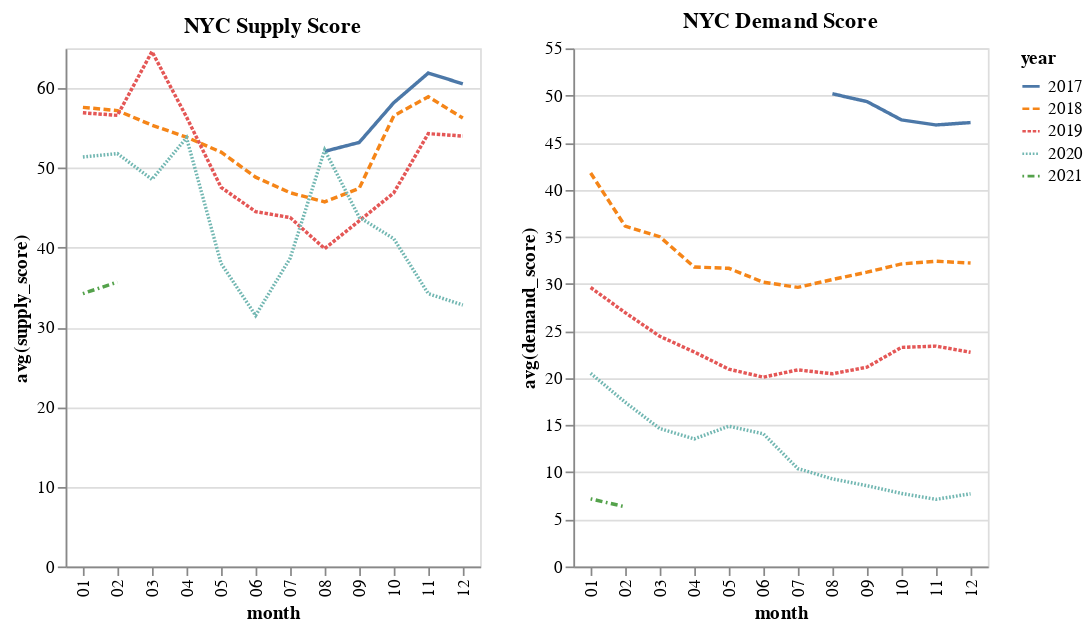

This figure's notebook cell:
### Code cell
sup_nyc = alt.Chart(avg_hotness_nyc).mark_line().encode(
    x='month',
    y='avg(supply_score)',
    color='year',
    strokeDash='year',
).properties(title='NYC Supply Score')

dem_nyc = alt.Chart(avg_hotness_nyc).mark_line().encode(
    x='month',
    y='avg(demand_score)',
    color='year',
    strokeDash='year',
).properties(title='NYC Demand Score')

alt.hconcat(
   sup_nyc,
   dem_nyc,
)

### Figure 1 — Vega-Lite specification as saved in the notebook (floating-point values rounded to 4 significant figures)
{"config": {"view": {"continuousWidth": 400, "continuousHeight": 300}}, "hconcat": [{"mark": "line", "encoding": {"color": {"type": "nominal", "field": "year"}, "strokeDash": {"type": "nominal", "field": "year"}, "x": {"type": "nominal", "field": "month"}, "y": {"type": "quantitative", "field": "avg(supply_score)"}}, "title": "NYC Supply Score"}, {"mark": "line", "encoding": {"color": {"type": "nominal", "field": "year"}, "strokeDash": {"type": "nominal", "field": "year"}, "x": {"type": "nominal", "field": "month"}, "y": {"type": "quantitative", "field": "avg(demand_score)"}}, "title": "NYC Demand Score"}], "data": {"name": "data-251da2a39c96518dc3b432b5fbaae9cf"}, "$schema": "https://vega.github.io/schema/vega-lite/v4.8.1.json", "datasets": {"data-251da2a39c96518dc3b432b5fbaae9cf": [{"month": "08", "year": "2017", "avg(hotness_score)": 51.13, "avg(supply_score)": 52.08, "avg(demand_score)": 50.18}, {"month": "09", "year": "2017", "avg(hotness_score)": 51.27, "avg(supply_score)": 53.2, "avg(demand_score)": 49.35}, {"month": "10", "year": "2017", "avg(hotness_score)": 52.79, "avg(supply_score)": 58.18, "avg(demand_score)": 47.4}, {"month": "11", "year": "2017", "avg(hotness_score)": 54.39, "avg(supply_score)": 61.91, "avg(demand_score)": 46.87}, {"month": "12", "year": "2017", "avg(hotness_score)": 53.83, "avg(supply_score)": 60.55, "avg(demand_score)": 47.12}, {"month": "01", "year": "2018", "avg(hotness_score)": 49.68, "avg(supply_score)": 57.6, "avg(demand_score)": 41.77}, {"month": "02", "year": "2018", "avg(hotness_score)": 46.66, "avg(supply_score)": 57.19, "avg(demand_score)": 36.13}, {"month": "03", "year": "2018", "avg(hotness_score)": 45.19, "avg(supply_score)": 55.36, "avg(demand_score)": 35.01}, {"month": "04", "year": "2018", "avg(hotness_score)": 42.82, "avg(supply_score)": 53.85, "avg(demand_score)": 31.79}, {"month": "05", "year": "2018", "avg(hotness_score)": 41.82, "avg(supply_score)": 51.98, "avg(demand_score)": 31.65}, {"month": "06", "year": "2018", "avg(hotness_score)": 39.51, "avg(supply_score)": 48.84, "avg(demand_score)": 30.17}, {"month": "07", "year": "2018", "avg(hotness_score)": 38.25, "avg(supply_score)": 46.88, "avg(demand_score)": 29.63}, {"month": "08", "year": "2018", "avg(hotness_score)": 38.1, "avg(supply_score)": 45.74, "avg(demand_score)": 30.46}, {"month": "09", "year": "2018", "avg(hotness_score)": 39.34, "avg(supply_score)": 47.44, "avg(demand_score)": 31.24}, {"month": "10", "year": "2018", "avg(hotness_score)": 44.32, "avg(supply_score)": 56.54, "avg(demand_score)": 32.11}, {"month": "11", "year": "2018", "avg(hotness_score)": 45.67, "avg(supply_score)": 58.93, "avg(demand_score)": 32.4}, {"month": "12", "year": "2018", "avg(hotness_score)": 44.23, "avg(supply_score)": 56.25, "avg(demand_score)": 32.21}, {"month": "01", "year": "2019", "avg(hotness_score)": 43.27, "avg(supply_score)": 56.92, "avg(demand_score)": 29.61}, {"month": "02", "year": "2019", "avg(hotness_score)": 41.77, "avg(supply_score)": 56.59, "avg(demand_score)": 26.95}, {"month": "03", "year": "2019", "avg(hotness_score)": 44.52, "avg(supply_score)": 64.6, "avg(demand_score)": 24.44}, {"month": "04", "year": "2019", "avg(hotness_score)": 39.58, "avg(supply_score)": 56.39, "avg(demand_score)": 22.77}, {"month": "05", "year": "2019", "avg(hotness_score)": 34.26, "avg(supply_score)": 47.57, "avg(demand_score)": 20.94}, {"month": "06", "year": "2019", "avg(hotness_score)": 32.3, "avg(supply_score)": 44.52, "avg(demand_score)": 20.09}, {"month": "07", "year": "2019", "avg(hotness_score)": 32.32, "avg(supply_score)": 43.77, "avg(demand_score)": 20.87}, {"month": "08", "year": "2019", "avg(hotness_score)": 30.16, "avg(supply_score)": 39.87, "avg(demand_score)": 20.45}, {"month": "09", "year": "2019", "avg(hotness_score)": 32.26, "avg(supply_score)": 43.36, "avg(demand_score)": 21.16}, {"month": "10", "year": "2019", "avg(hotness_score)": 35.06, "avg(supply_score)": 46.86, "avg(demand_score)": 23.25}, {"month": "11", "year": "2019", "avg(hotness_score)": 38.85, "avg(supply_score)": 54.3, "avg(demand_score)": 23.39}, {"month": "12", "year": "2019", "avg(hotness_score)": 38.36, "avg(supply_score)": 54.0, "avg(demand_score)": 22.73}, {"month": "01", "year": "2020", "avg(hotness_score)": 35.94, "avg(supply_score)": 51.37, "avg(demand_score)": 20.5}, {"month": "02", "year": "2020", "avg(hotness_score)": 34.62, "avg(supply_score)": 51.8, "avg(demand_score)": 17.43}, {"month": "03", "year": "2020", "avg(hotness_score)": 31.6, "avg(supply_score)": 48.56, "avg(demand_score)": 14.64}, {"month": "04", "year": "2020", "avg(hotness_score)": 33.66, "avg(supply_score)": 53.78, "avg(demand_score)": 13.54}, {"month": "05", "year": "2020", "avg(hotness_score)": 26.45, "avg(supply_score)": 38.02, "avg(demand_score)": 14.89}, {"month": "06", "year": "2020", "avg(hotness_score)": 22.79, "avg(supply_score)": 31.49, "avg(demand_score)": 14.09}, {"month": "07", "year": "2020", "avg(hotness_score)": 24.53, "avg(supply_score)": 38.67, "avg(demand_score)": 10.38}, {"month": "08", "year": "2020", "avg(hotness_score)": 30.78, "avg(supply_score)": 52.25, "avg(demand_score)": 9.3}, {"month": "09", "year": "2020", "avg(hotness_score)": 26.19, "avg(supply_score)": 43.81, "avg(demand_score)": 8.572}, {"month": "10", "year": "2020", "avg(hotness_score)": 24.44, "avg(supply_score)": 41.13, "avg(demand_score)": 7.751}, {"month": "11", "year": "2020", "avg(hotness_score)": 20.67, "avg(supply_score)": 34.22, "avg(demand_score)": 7.125}, {"month": "12", "year": "2020", "avg(hotness_score)": 20.26, "avg(supply_score)": 32.8, "avg(demand_score)": 7.717}, {"month": "01", "year": "2021", "avg(hotness_score)": 20.7, "avg(supply_score)": 34.24, "avg(demand_score)": 7.173}, {"month": "02", "year": "2021", "avg(hotness_score)": 21.01, "avg(supply_score)": 35.68, "avg(demand_score)": 6.335}]}}
